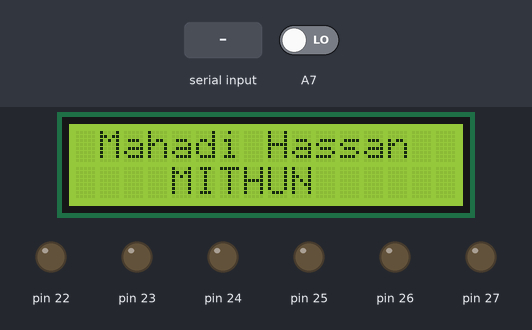
Simulated run of this sketch. Board: Arduino Mega 2560, built with avr-gcc and run on an emulated ATmega2560. Shown: 16×2 character LCD, output pins drawn as LEDs (lit = HIGH). Dashed ring = blinking. Inputs (shaded band) come from the test bench; at power-on: A7 LOW. What the sketch prints to the serial monitor is not drawn.

Above: at 1.2 s.
1.3 s: A7 driven HIGH
At 3.03 s:
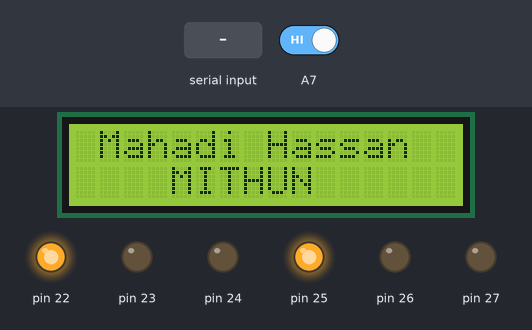
3.3 s: A7 driven LOW
At 3.53 s:
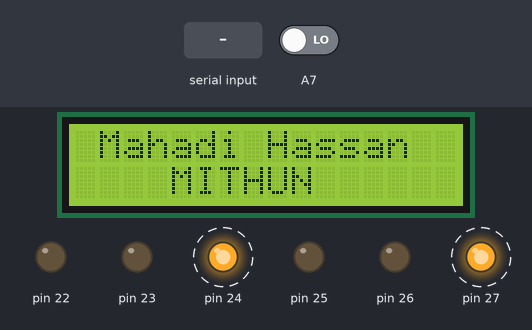
6.3 s: "4" received over the second serial link
At 7.43 s:
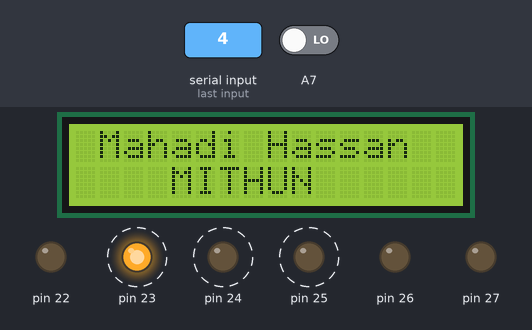
8.8 s: "1" received over the second serial link
10.9 s: "5" received over the second serial link
Timing chart, 0 to 13.4 s (numbered marks = the images above; inputs shaded):
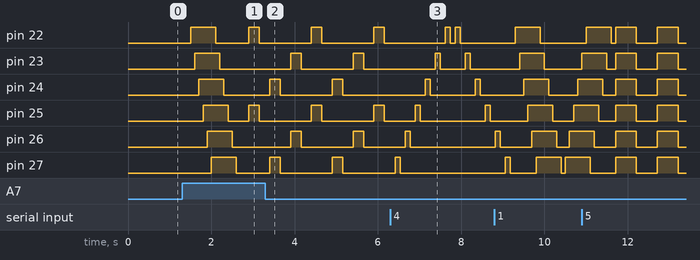

The sketch:

Light_Pattern.ino
```cpp
/*
 * green = 22
 * red = 23
 * blue = 24
 * green = 25
 * red = 26
 * blue = 27
 */

#include<LiquidCrystal.h>

LiquidCrystal lcd(40,42,44,46,48,50);

int c=0;
void setup() {

  pinMode(22, OUTPUT);
  pinMode(23, OUTPUT);
  pinMode(24, OUTPUT);
  pinMode(25, OUTPUT);
  pinMode(26, OUTPUT);
  pinMode(27, OUTPUT);
  pinMode(A7,INPUT);
  Serial.begin(9600);
  Serial3.begin(9600);
  lcd.begin(16,2);
}


void loop() {

  lcd.setCursor(1,0);
  lcd.print("Mahadi Hassan");

  lcd.setCursor(4,1);
  lcd.print("MITHUN");


  String inp="";
  while(Serial3.available()){
    c=0;
    inp+=(char)Serial3.read();
    delay(5);
  }
  int d=100;

  Serial.println(c);
//  Serial.println(inp);
//  Serial.println(digitalRead(A7));

  if(!Serial3.available() && digitalRead(A7)){
    delay(200);
    c++;
    if(c==6){
      c=0;
    }
  }

   while(inp=="1" || c==1){
    digitalWrite(22, 1);
    delay(d);
    digitalWrite(23, 1);
    delay(d);
    digitalWrite(24, 1);
    delay(d);
    digitalWrite(25, 1);
    delay(d);
    digitalWrite(26, 1);
    delay(d);
    digitalWrite(27, 1);
    delay(d);


    digitalWrite(22, 0);
    delay(d);
    digitalWrite(23, 0);
    delay(d);
    digitalWrite(24, 0);
    delay(d);
    digitalWrite(25, 0);
    delay(d);
    digitalWrite(26, 0);
    delay(d);
    digitalWrite(27, 0);
    delay(d);
        if(Serial3.available() || digitalRead(A7)){
      break;
    }
    digitalWrite(27, 1);
    delay(d);
    digitalWrite(26, 1);
    delay(d);
    digitalWrite(25, 1);
    delay(d);
    digitalWrite(24, 1);
    delay(d);
    digitalWrite(23, 1);
    delay(d);
    digitalWrite(22, 1);
    delay(d);

    digitalWrite(27, 0);
    delay(d);
    digitalWrite(26, 0);
    delay(d);
    digitalWrite(25, 0);
    delay(d);
    digitalWrite(24, 0);
    delay(d);
    digitalWrite(23, 0);
    delay(d);
    digitalWrite(22, 0);
    delay(d);

    if(Serial3.available()|| digitalRead(A7)){
      break;
    }
  }


   while(inp=="5" || c==5){

    digitalWrite(27, 1);
    digitalWrite(26, 1);
    digitalWrite(25, 1);
    digitalWrite(24, 1);
    digitalWrite(23, 1);
    digitalWrite(22, 1);
    delay(d*5);
    if(Serial3.available()|| digitalRead(A7)){
      break;
    }
    digitalWrite(27, 0);
    digitalWrite(26, 0);
    digitalWrite(25, 0);
    digitalWrite(24, 0);
    digitalWrite(23, 0);
    digitalWrite(22, 0);
    delay(d*5);
    if(Serial3.available() || digitalRead(A7)){
      break;
    }
  }


   while(inp=="3" || c==3){
    d=150;
    digitalWrite(22, 1);
    delay(d);
    digitalWrite(23, 1);
    delay(d);
    digitalWrite(24, 1);
    delay(d);
    digitalWrite(25, 1);
    delay(d);
    digitalWrite(26, 1);
    delay(d);
    digitalWrite(27, 1);
    delay(d);
      if(Serial3.available() || digitalRead(A7)){
      break;
    }

    digitalWrite(22, 0);
    digitalWrite(23, 0);
    digitalWrite(24, 0);
    digitalWrite(25, 0);
    digitalWrite(26, 0);
    digitalWrite(27, 0);
    delay(400);

    digitalWrite(27, 1);
    delay(d);
    digitalWrite(26, 1);
    delay(d);
    digitalWrite(25, 1);
    delay(d);
    digitalWrite(24, 1);
    delay(d);
    digitalWrite(23, 1);
    delay(d);
    digitalWrite(22, 1);
    delay(d);

    digitalWrite(27, 0);
    digitalWrite(26, 0);
    digitalWrite(25, 0);
    digitalWrite(24, 0);
    digitalWrite(23, 0);
    digitalWrite(22, 0);
    delay(400);

    if(Serial3.available() || digitalRead(A7)){
      break;
    }
  }


   while(inp=="4" || c==4){
    d=120;
    digitalWrite(27, 1);
    delay(d);
    digitalWrite(27,0);
    delay(d);
    digitalWrite(26, 1);
    delay(d);
    digitalWrite(26,0);
    delay(d);
    digitalWrite(25,1);
    delay(d);
    digitalWrite(25, 0);
    delay(d);
    digitalWrite(24,1);
    delay(d);
    digitalWrite(24, 0);
    delay(d);
    digitalWrite(23, 1);
    delay(d);
    digitalWrite(23,0);
    delay(d);
    digitalWrite(22,1);
    delay(d);
    digitalWrite(22, 0);
    delay(d);
        if(Serial3.available() || digitalRead(A7)){
      break;
    }
    ////
    digitalWrite(22, 1);
    delay(d);
    digitalWrite(22,0);
    delay(d);
    digitalWrite(23, 1);
    delay(d);
    digitalWrite(23,0);
    delay(d);
    digitalWrite(24,1);
    delay(d);
    digitalWrite(24, 0);
    delay(d);
    digitalWrite(25,1);
    delay(d);
    digitalWrite(25, 0);
    delay(d);
    digitalWrite(26, 1);
    delay(d);
    digitalWrite(26,0);
    delay(d);
    digitalWrite(27,1);
    delay(d);
    digitalWrite(27, 0);
    delay(d);


    if(Serial3.available() || digitalRead(A7)){
      break;
    }
  }

  while(inp=="2" || c==2){
    d=250;
    digitalWrite(22,1);
    digitalWrite(25,1);
    delay(d);
    digitalWrite(22,0);
    digitalWrite(25,0);
    delay(d);

     if(Serial3.available() || digitalRead(A7)){
      break;
    }

    digitalWrite(24,1);
    digitalWrite(27,1);
    delay(d);
    digitalWrite(24,0);
    digitalWrite(27,0);
    delay(d);


     if(Serial3.available() || digitalRead(A7)){
      break;
    }


    digitalWrite(23,1);
    digitalWrite(26,1);
    delay(d);
    digitalWrite(23,0);
    digitalWrite(26,0);
    delay(d);


     if(Serial3.available() || digitalRead(A7)){
      break;
    }
  }

    digitalWrite(27, 0);
    digitalWrite(26, 0);
    digitalWrite(25, 0);
    digitalWrite(24, 0);
    digitalWrite(23, 0);
    digitalWrite(22, 0);


}
```

Measured:
- after the input at 1.3 s, pin 22: LOW → HIGH after 0.20 s, → LOW 0.60 s later, → HIGH 0.80 s later, → LOW 0.25 s later; pin 23: LOW → HIGH after 0.30 s, → LOW 0.60 s later
- after the input at 3.3 s, pin 27: alternates HIGH for 0.25 s and LOW for 1.3 s, starting after 0.11 s
- after the input at 6.3 s, pin 23: alternates HIGH for 0.12 s and LOW for 0.60 s, starting after 1.1 s
